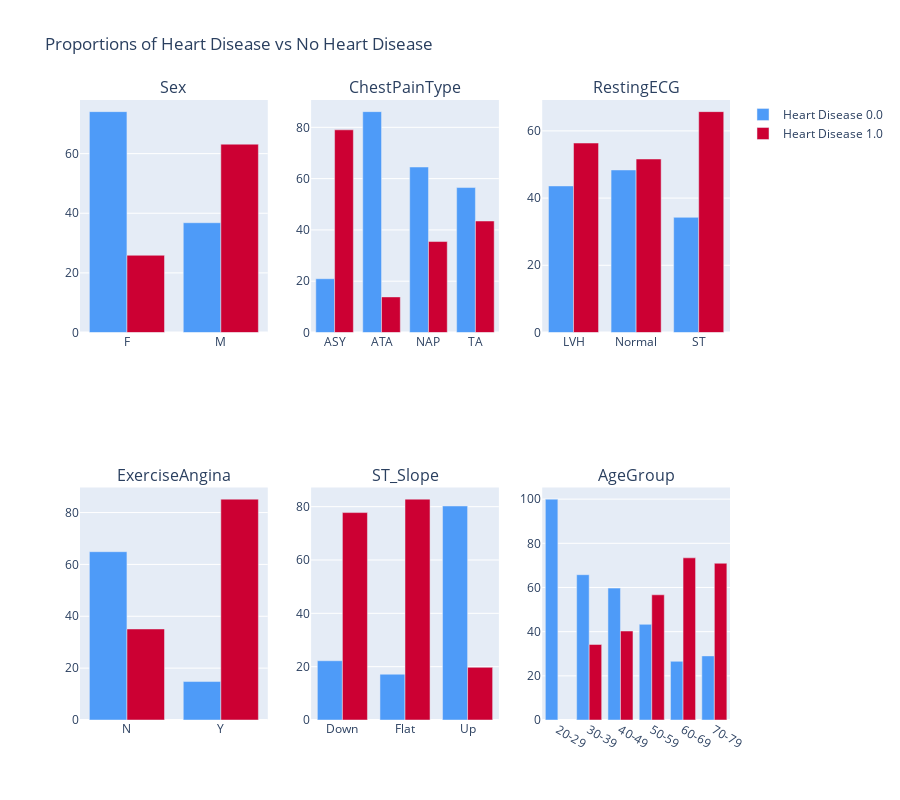

The cell this chart's notebook holds for it:
### Markdown cell above
Plotting the porportions of categorical variables in stacked bar chart

### Code cell
# Defining the target variable and boolean features
target = 'HeartDisease'  
boolean_features = categorical_columns.tolist()

# Calculating Proportions and Visualizing
fig = make_subplots(rows=(len(boolean_features) + 2) // 3, cols=3, subplot_titles=boolean_features)

for i, col in enumerate(boolean_features):
    proportion = df.groupby(col)[target].value_counts(normalize=True).unstack() * 100
    
    # Plotting the proportions
    for j, heart_disease_status in enumerate(proportion.columns):
        show_legend = i == 0  # Show legend only for the first subplot
        fig.add_trace(
            go.Bar(
                x=proportion.index,
                y=proportion[heart_disease_status],
                name=f'Heart Disease {heart_disease_status}' if show_legend else None,
                marker_color=custom_palette[j],
                showlegend=show_legend,
                hoverlabel=dict(
                font=dict(color='white')
            )
            ),
            row=(i // 3) + 1,
            col=(i % 3) + 1
        )

# Update layout
fig.update_layout(
    title_text="Proportions of Heart Disease vs No Heart Disease",
    height=800,
    showlegend=True
)

fig.show()

### Figure 1 — Plotly figure (JSON) as saved in the notebook; plotly's stock layout.template omitted (floating-point values rounded to 4 significant figures)
{"data": [{"hoverlabel": {"font": {"color": "white"}}, "marker": {"color": "#4e9bf8"}, "name": "Heart Disease 0.0", "showlegend": true, "type": "bar", "x": ["F", "M"], "xaxis": "x", "y": [74.09, 36.83], "yaxis": "y"}, {"hoverlabel": {"font": {"color": "white"}}, "marker": {"color": "#CC0033"}, "name": "Heart Disease 1.0", "showlegend": true, "type": "bar", "x": ["F", "M"], "xaxis": "x", "y": [25.91, 63.17], "yaxis": "y"}, {"hoverlabel": {"font": {"color": "white"}}, "marker": {"color": "#4e9bf8"}, "showlegend": false, "type": "bar", "x": ["ASY", "ATA", "NAP", "TA"], "xaxis": "x2", "y": [20.97, 86.13, 64.53, 56.52], "yaxis": "y2"}, {"hoverlabel": {"font": {"color": "white"}}, "marker": {"color": "#CC0033"}, "showlegend": false, "type": "bar", "x": ["ASY", "ATA", "NAP", "TA"], "xaxis": "x2", "y": [79.03, 13.87, 35.47, 43.48], "yaxis": "y2"}, {"hoverlabel": {"font": {"color": "white"}}, "marker": {"color": "#4e9bf8"}, "showlegend": false, "type": "bar", "x": ["LVH", "Normal", "ST"], "xaxis": "x3", "y": [43.62, 48.37, 34.27], "yaxis": "y3"}, {"hoverlabel": {"font": {"color": "white"}}, "marker": {"color": "#CC0033"}, "showlegend": false, "type": "bar", "x": ["LVH", "Normal", "ST"], "xaxis": "x3", "y": [56.38, 51.63, 65.73], "yaxis": "y3"}, {"hoverlabel": {"font": {"color": "white"}}, "marker": {"color": "#4e9bf8"}, "showlegend": false, "type": "bar", "x": ["N", "Y"], "xaxis": "x4", "y": [64.9, 14.82], "yaxis": "y4"}, {"hoverlabel": {"font": {"color": "white"}}, "marker": {"color": "#CC0033"}, "showlegend": false, "type": "bar", "x": ["N", "Y"], "xaxis": "x4", "y": [35.1, 85.18], "yaxis": "y4"}, {"hoverlabel": {"font": {"color": "white"}}, "marker": {"color": "#4e9bf8"}, "showlegend": false, "type": "bar", "x": ["Down", "Flat", "Up"], "xaxis": "x5", "y": [22.22, 17.17, 80.25], "yaxis": "y5"}, {"hoverlabel": {"font": {"color": "white"}}, "marker": {"color": "#CC0033"}, "showlegend": false, "type": "bar", "x": ["Down", "Flat", "Up"], "xaxis": "x5", "y": [77.78, 82.83, 19.75], "yaxis": "y5"}, {"hoverlabel": {"font": {"color": "white"}}, "marker": {"color": "#4e9bf8"}, "showlegend": false, "type": "bar", "x": ["20-29", "30-39", "40-49", "50-59", "60-69", "70-79"], "xaxis": "x6", "y": [100, 65.79, 59.72, 43.32, 26.58, 29.03], "yaxis": "y6"}, {"hoverlabel": {"font": {"color": "white"}}, "marker": {"color": "#CC0033"}, "showlegend": false, "type": "bar", "x": ["20-29", "30-39", "40-49", "50-59", "60-69", "70-79"], "xaxis": "x6", "y": [null, 34.21, 40.28, 56.68, 73.42, 70.97], "yaxis": "y6"}], "layout": {"annotations": [{"font": {"size": 16}, "showarrow": false, "text": "Sex", "x": 0.1444, "xanchor": "center", "xref": "paper", "y": 1, "yanchor": "bottom", "yref": "paper"}, {"font": {"size": 16}, "showarrow": false, "text": "ChestPainType", "x": 0.5, "xanchor": "center", "xref": "paper", "y": 1, "yanchor": "bottom", "yref": "paper"}, {"font": {"size": 16}, "showarrow": false, "text": "RestingECG", "x": 0.8556, "xanchor": "center", "xref": "paper", "y": 1, "yanchor": "bottom", "yref": "paper"}, {"font": {"size": 16}, "showarrow": false, "text": "ExerciseAngina", "x": 0.1444, "xanchor": "center", "xref": "paper", "y": 0.375, "yanchor": "bottom", "yref": "paper"}, {"font": {"size": 16}, "showarrow": false, "text": "ST_Slope", "x": 0.5, "xanchor": "center", "xref": "paper", "y": 0.375, "yanchor": "bottom", "yref": "paper"}, {"font": {"size": 16}, "showarrow": false, "text": "AgeGroup", "x": 0.8556, "xanchor": "center", "xref": "paper", "y": 0.375, "yanchor": "bottom", "yref": "paper"}], "height": 800, "showlegend": true, "title": {"text": "Proportions of Heart Disease vs No Heart Disease"}, "xaxis": {"anchor": "y", "domain": [0, 0.2889]}, "xaxis2": {"anchor": "y2", "domain": [0.3556, 0.6444]}, "xaxis3": {"anchor": "y3", "domain": [0.7111, 1]}, "xaxis4": {"anchor": "y4", "domain": [0, 0.2889]}, "xaxis5": {"anchor": "y5", "domain": [0.3556, 0.6444]}, "xaxis6": {"anchor": "y6", "domain": [0.7111, 1]}, "yaxis": {"anchor": "x", "domain": [0.625, 1]}, "yaxis2": {"anchor": "x2", "domain": [0.625, 1]}, "yaxis3": {"anchor": "x3", "domain": [0.625, 1]}, "yaxis4": {"anchor": "x4", "domain": [0, 0.375]}, "yaxis5": {"anchor": "x5", "domain": [0, 0.375]}, "yaxis6": {"anchor": "x6", "domain": [0, 0.375]}}}
